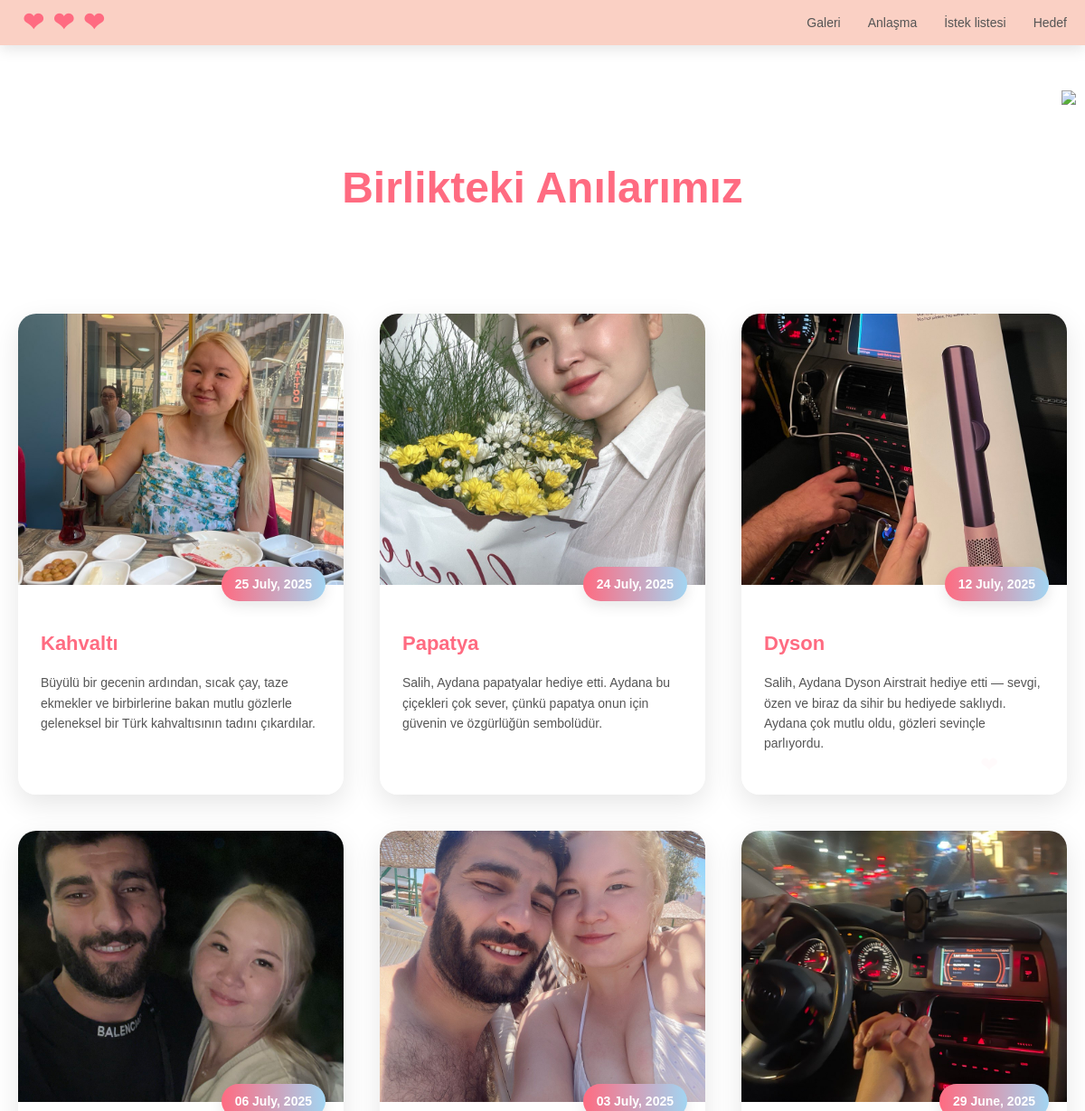
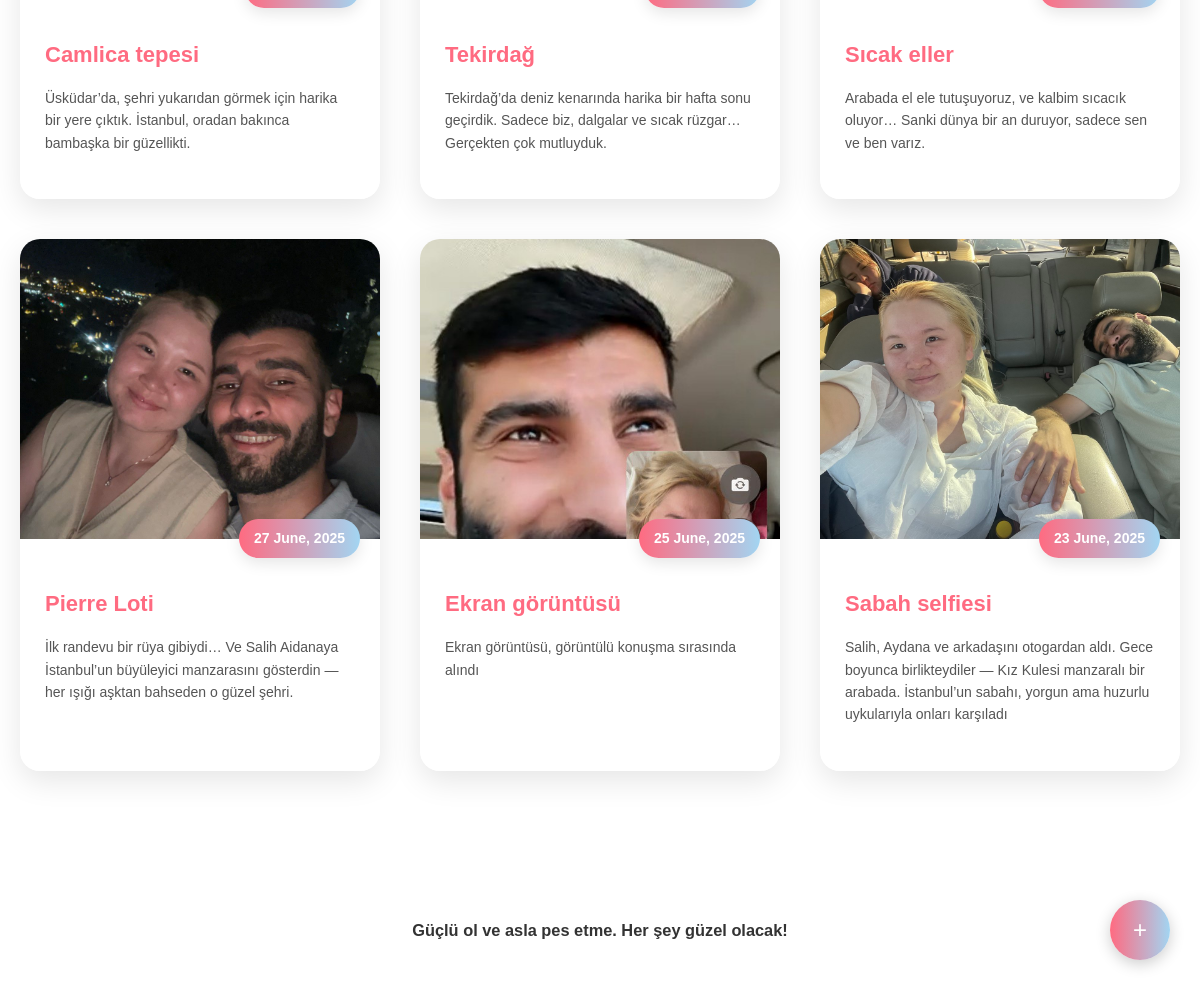
The page /galeri.php on the database its author committed (2 pictures, top to bottom).
### tables this page shows
CREATE TABLE gallery (
    id INT AUTO_INCREMENT PRIMARY KEY,
    img VARCHAR(255) NOT NULL,
    gallery_date DATE NOT NULL,
    gallery_title VARCHAR(255) NOT NULL,
    gallery_description TEXT
);

### galeri.php (the view, shortened to what this page needs)
<?php
require_once 'conn.php';
try {
    $stmt = $pdo->query("SELECT * FROM gallery ORDER BY gallery_date DESC");
    $galleryItems = $stmt->fetchAll(PDO::FETCH_ASSOC);
} catch (PDOException $e) {
    die("Ошибка при получении данных: " . $e->getMessage());
}
require_once 'header.php';
?>
<section class="gallery-hero">
    <div class="container">
        <h1>Birlikteki <span class="heart">Anılarımız</span></h1>
    </div>
</section>
<section class="gallery-container">
    <div class="container">
        <div class="gallery-decoration decoration-1">❤</div>
        <div class="gallery-decoration decoration-2">❤</div>
        <div class="gallery-decoration decoration-3">❤</div>
        <div class="gallery-decoration decoration-4">❤</div>
        <div class="gallery-grid">
            <?php foreach ($galleryItems as $item):
                $imagePath = $item['img'];
                $imageExists = file_exists($imagePath);
            ?>
                <div class="gallery-card">
                    <?php if ($imageExists): ?>
                        <img src="<?= htmlspecialchars($imagePath) ?>"
                             alt="<?= htmlspecialchars($item['gallery_title']) ?>"
                             class="gallery-image">
                    <?php else: ?>
                        <div class="image-placeholder" style="height:300px; background:#f0f0f0; display:flex; align-items:center; justify-content:center;">
                            <span>Resim bulunamadı: <?= htmlspecialchars(basename($imagePath)) ?></span>
                        </div>
                    <?php endif; ?>
                    <div class="gallery-details">
                        <div class="gallery-date">
                            <?= date('d F, Y', strtotime($item['gallery_date'])) ?>
                        </div>
                        <h3 class="gallery-title"><?= htmlspecialchars($item['gallery_title']) ?></h3>
                        <p class="gallery-description"><?= htmlspecialchars($item['gallery_description']) ?></p>
                    </div>
                </div>
            <?php endforeach; ?>
        </div>
    </div>
</section>
<button class="add-button" id="openModal">+</button>
<?php
require_once 'footer.php';
?>

### header.php (shortened to what this page needs)
<!DOCTYPE html PUBLIC "-//W3C//DTD XHTML 1.0 Strict//EN" "http://www.w3.org/TR/xhtml1/DTD/xhtml1-strict.dtd">
<html xml:lang="en" xmlns="http://www.w3.org/1999/xhtml">
<head>
    <link type="text/css" rel="stylesheet" href="./index_files/default.css">
</head>
<body>
    <img src="https://ajlovechina.github.io/loveBalloon/static/music.png" style="position: fixed;z-index: 10001;top:100px;right:10px;" onclick="let m = document.querySelector('.song-audio-autoplay'); if (m.paused ) {m.play(); this.className = 'rotateImages'} else {m.pause(); this.className = ''}">
   <header>
        <div class="container header-container">
            <a href="./main.php" class="logo">
                <span class="heart">❤</span><span class="heart">❤ </span><span class="heart">❤</span>
            </a>
            <nav>
                <ul>
                    <li><a href="./galeri.php">Galeri</a></li>
                    <li><a href="./anlasma.php">Anlaşma</a></li>
                    <li><a href="./istek.php">İstek listesi</a></li>
                    <li><a href="./hedef.php">Hedef</a></li>
                </ul>
            </nav>
        </div>
    </header>

### footer.php (shortened to what this page needs)
</head>
<body>
    <footer>
        <div class="container footer-content">
            <h3>Güçlü ol ve asla pes etme. Her şey güzel olacak!</h3>
    </div>
    </footer>
</body>
</html>

### index_files/default.css (style rules this page uses)
body { margin:0;padding:0;background:rgba(255, 255, 255, 0.9);font-size:14px;font-family:'微软雅黑','宋体',sans-serif;color:#231F20;overflow:auto }
a { color:#000;font-size:14px; }

### header.php (style rules this page uses)
header { background-color: #fad0c4; box-shadow: 0 5px 15px rgba(0, 0, 0, 0.1); position: sticky; top: 0; z-index: 100; }
.header-container { display: flex; justify-content: space-between; align-items: center; padding: 20px 20px; }
.logo { font-size: 28px; font-weight: bold; color: #ff6b81; text-decoration: none; display: flex; align-items: center; }
.logo span { margin: 0 5px; }
nav ul { display: flex; list-style: none; }
nav ul li { margin-left: 30px; }
nav ul li a { text-decoration: none; color: #555; font-weight: 500; transition: color 0.3s; position: relative; padding: 5px 0; }
nav ul li a::after { content: ''; position: absolute; bottom: 0; left: 0; width: 0; height: 2px; background: linear-gradient(to right, #ff6b81, #a2d5f2); transition: width 0.3s; }

### galeri.php (style rules this page uses)
body { background: rgba(255, 255, 255, 0.9); color: #333; line-height: 1.6; }
.container { max-width: 1200px; margin: 0 auto; padding: 0 20px; }
.heart { color: #ff6b81; }
.gallery-hero { text-align: center; padding: 80px 0 40px; }
.gallery-hero h1 { font-size: 48px; color: #ff6b81; margin-bottom: 20px; }
.gallery-container { padding: 40px 0; position: relative; }
.gallery-grid { display: grid; grid-template-columns: repeat(auto-fill, minmax(350px, 1fr)); gap: 40px; }
.gallery-card { background-color: rgba(255, 255, 255, 0.9); border-radius: 20px; overflow: hidden; box-shadow: 0 10px 30px rgba(0, 0, 0, 0.1); transition: transform 0.3s, box-shadow 0.3s; }
.gallery-image { width: 100%; height: 300px; object-fit: cover; display: block; }
.gallery-details { padding: 25px; position: relative; }
.gallery-date { position: absolute; top: -20px; right: 20px; background: linear-gradient(to right, #ff6b81, #a2d5f2); color: white; padding: 8px 15px; border-radius: 50px; font-size: 14px; font-weight: bold; box-shadow: 0 5px 15px rgba(0, 0, 0, 0.1); }
.gallery-title { color: #ff6b81; font-size: 22px; margin-bottom: 15px; padding-right: 80px; }
.gallery-description { color: #555; margin-bottom: 20px; }
.gallery-decoration { position: absolute; font-size: 24px; color: #ff6b81; opacity: 0.3; z-index: -1; }
.add-button { position: fixed; bottom: 30px; right: 30px; background: linear-gradient(to right, #ff6b81, #a2d5f2); color: white; border: none; width: 60px; height: 60px; border-radius: 50%; font-size: 24px; cursor: pointer; box-shadow: 0 4px 15px rgba(0, 0, 0, 0.2); z-index: 1000; display: flex; align-items: center; justify-content: center; }
.decoration-1 { top: 10%; left: 5%; }
.decoration-2 { top: 30%; right: 8%; }
.decoration-3 { bottom: 15%; left: 7%; }
.decoration-4 { bottom: 25%; right: 5%; }

### footer.php (style rules this page uses)
footer { background-color: rgba(255, 255, 255, 0.9); padding: 30px 0; text-align: center; margin-top: 60px; }
.footer-content { display: flex; flex-direction: column; align-items: center; }

### rows shown on the page
gallery: img (picture), gallery_date "25 July, 2025", gallery_title "Kahvaltı", gallery_description "Büyülü bir gecenin ardından, sıcak çay, taze ekmekler ve birbirlerine bakan mutlu gözlerle geleneksel bir Türk kahvaltısının tadını çıkardılar."
gallery: img (picture), gallery_date "24 July, 2025", gallery_title "Papatya", gallery_description "Salih, Aydana papatyalar hediye etti. Aydana bu çiçekleri çok sever, çünkü papatya onun için güvenin ve özgürlüğün sembolüdür."
gallery: img (picture), gallery_date "12 July, 2025", gallery_title "Dyson", gallery_description "Salih, Aydana Dyson Airstrait hediye etti — sevgi, özen ve biraz da sihir bu hediyede saklıydı. Aydana çok mutlu oldu, gözleri sevinçle parlıyordu."
gallery: img (picture), gallery_date "06 July, 2025", gallery_title "Camlica tepesi", gallery_description "Üsküdar’da, şehri yukarıdan görmek için harika bir yere çıktık. İstanbul, oradan bakınca bambaşka bir güzellikti."
gallery: img (picture), gallery_date "03 July, 2025", gallery_title "Tekirdağ", gallery_description "Tekirdağ’da deniz kenarında harika bir hafta sonu geçirdik. Sadece biz, dalgalar ve sıcak rüzgar… Gerçekten çok mutluyduk."
gallery: img (picture), gallery_date "29 June, 2025", gallery_title "Sıcak eller", gallery_description "Arabada el ele tutuşuyoruz, ve kalbim sıcacık oluyor… Sanki dünya bir an duruyor, sadece sen ve ben varız."
gallery: img (picture), gallery_date "27 June, 2025", gallery_title "Pierre Loti", gallery_description "İlk randevu bir rüya gibiydi… Ve Salih Aidanaya İstanbul’un büyüleyici manzarasını gösterdin — her ışığı aşktan bahseden o güzel şehri."
gallery: img (picture), gallery_date "25 June, 2025", gallery_title "Ekran görüntüsü", gallery_description "Ekran görüntüsü, görüntülü konuşma sırasında alındı"
gallery: img (picture), gallery_date "23 June, 2025", gallery_title "Sabah selfiesi", gallery_description "Salih, Aydana ve arkadaşını otogardan aldı. Gece boyunca birlikteydiler — Kız Kulesi manzaralı bir arabada. İstanbul’un sabahı, yorgun ama huzurlu uykularıyla onları karşıladı"
